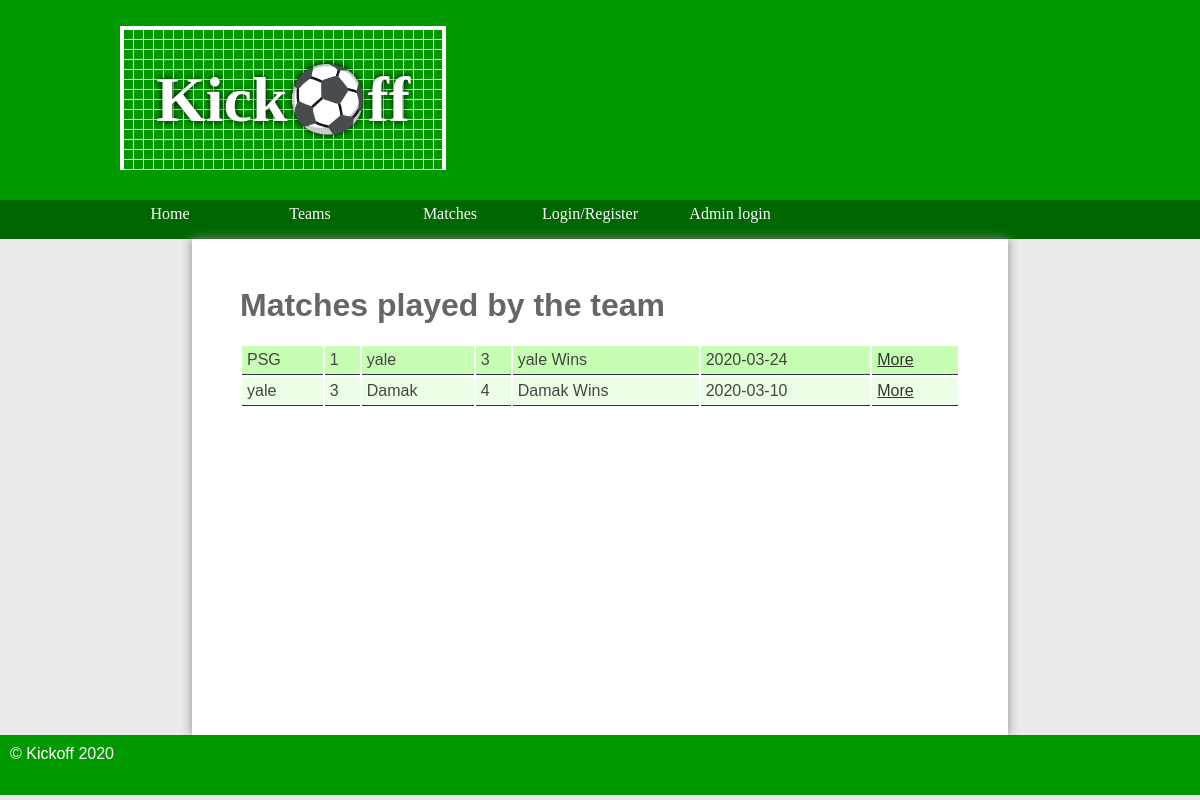
/team_matches.php?teamMatch=10, run on the app's committed database.
### tables this page shows
CREATE TABLE `matches` (
  `match_id` int(11) NOT NULL,
  `team1_id` int(11) NOT NULL,
  `team2_id` int(11) NOT NULL,
  `date_of_match` date NOT NULL,
  `team1_score` int(11) NOT NULL,
  `team2_score` int(11) NOT NULL
);

CREATE TABLE `teams` (
  `team_id` int(11) NOT NULL,
  `team_name` varchar(255) NOT NULL,
  `points` int(11) NOT NULL
);

### team_matches.php (the view, shortened to what this page needs)
<?php require 'databaseconnection.php';
require 'header.php';
$displayMatches = $connectDatabase->prepare('SELECT m.*, t.team_name team1, t2.team_name team2 FROM matches m LEFT JOIN teams t ON m.team1_id = t.team_id LEFT JOIN teams t2 ON m.team2_id = t2.team_id WHERE m.team1_id=:teamMatch OR m.team2_id=:teamMatch');
$displayMatches->execute($_GET);
 ?>
<main class="home">
<h1>Matches played by the team</h1>
<table class="matches">
			<tbody>
				<?php foreach ($displayMatches as $matchess) {?>
					<tr>
						<td><?php echo $matchess['team1']; ?></td>
						<td><?php echo $matchess['team1_score']; ?></td>
						<td><?php echo $matchess['team2']; ?></td>
						<td><?php echo $matchess['team2_score']; ?></td>
						<?php
						if($matchess['team1_score'] == $matchess['team2_score'] ){ ?>
							<td>Draw</td>
						<?php }if($matchess['team1_score'] < $matchess['team2_score'] ){?>
							<td><?php echo $matchess['team2']?> Wins </td>
						<?php 	}
						?>
						<td><?php echo $matchess['date_of_match'] ?></td>
						<td><a href="user_match.php?matchId=<?php echo $matchess['match_id'] ?>">More</a></td>
					</tr>
				<?php } ?>
			</tbody>
		</table>
</main>
<?php require 'footer.php'; ?>

### styles.css (style rules this page uses)
* { margin: 0; padding: 0; }
html { font-family: 'Oxygen-Regular', verdana, sans-serif; }
body { background-color: #eaeaea; }
main a { color: #333; }
main { min-height: 50vh; background-color: #fff; width: 70vw; display: block; margin: auto; box-shadow: 0px 0px 10px #888; color:#444; }
.home { padding: 4vw; width: 60vw; }
table tr:nth-child(odd) td { background-color: #c6ffb3; }
table tr:nth-child(even) td { background-color: #ecffe6; }
table { width: 100%; margin-top: 20px; }
td { padding: 5px; border-bottom: 1px solid #333; }
main h1 { color: #666; margin-bottom: 0.5em; }

### data on the page
matches: team1.team_name "PSG", team1_score "1", team2.team_name "yale", team2_score "3", date_of_match "2020-03-24"
matches: team1.team_name "yale", team1_score "3", team2.team_name "Damak", team2_score "4", date_of_match "2020-03-10"
